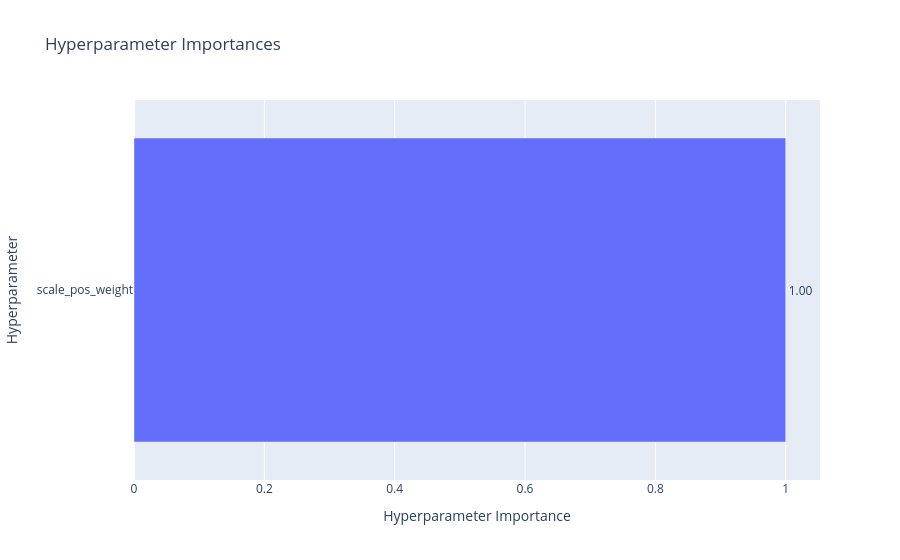
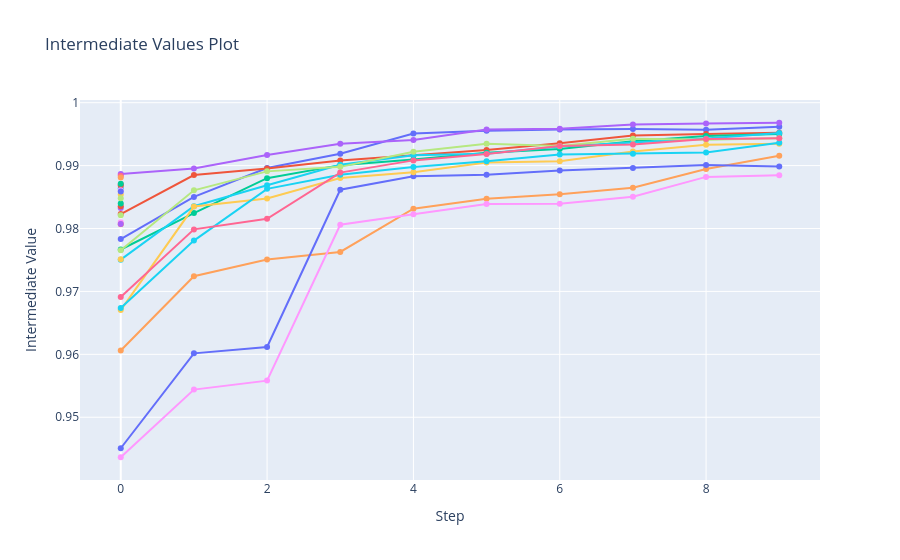
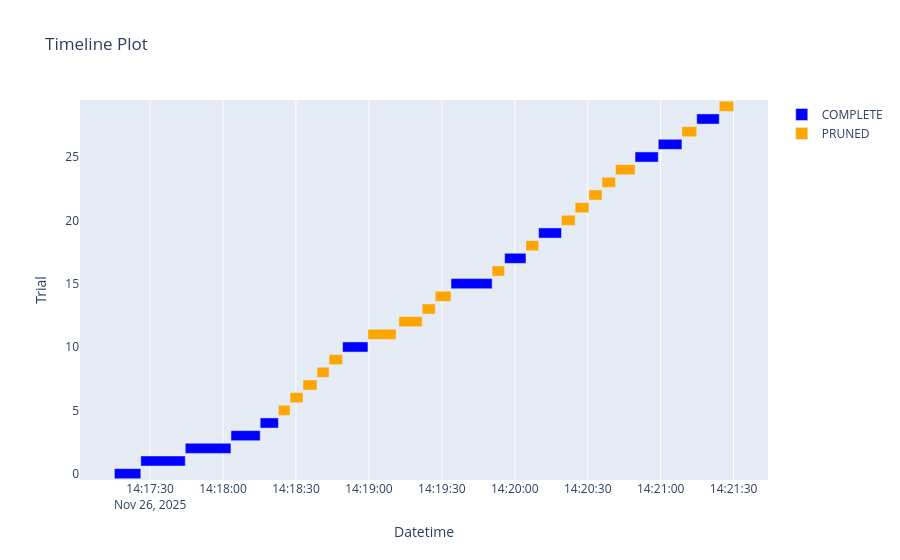

Source (notebook cell) for these figures, in order:
### Code cell
import optuna
import optuna_integration
from plotly.io import show
# https://optuna.readthedocs.io/en/stable/reference/visualization/index.html

fig = optuna.visualization.plot_param_importances(study)
show(fig)
fig = optuna.visualization.plot_intermediate_values(study)
show(fig)
fig = optuna.visualization.plot_timeline(study)
show(fig)

### Figure 1 — Plotly figure (JSON) as saved in the notebook; plotly's stock layout.template omitted (floating-point values rounded to 4 significant figures)
{"data": [{"cliponaxis": false, "hovertemplate": ["scale_pos_weight (FloatDistribution): 1.0<extra></extra>"], "name": "Objective Value", "orientation": "h", "text": ["1.00"], "textposition": "outside", "type": "bar", "x": [1], "y": ["scale_pos_weight"]}], "layout": {"title": {"text": "Hyperparameter Importances"}, "xaxis": {"title": {"text": "Hyperparameter Importance"}}, "yaxis": {"title": {"text": "Hyperparameter"}}}}

### Figure 2 — Plotly figure (JSON) as saved in the notebook; plotly's stock layout.template omitted (floating-point values rounded to 4 significant figures)
{"data": [{"marker": {"maxdisplayed": 10}, "mode": "lines+markers", "name": "Trial0", "type": "scatter", "x": [0, 1, 2, 3, 4, 5, 6, 7, 8, 9], "y": [0.9783, 0.985, 0.9896, 0.9919, 0.9951, 0.9955, 0.9957, 0.9958, 0.9957, 0.9962]}, {"marker": {"maxdisplayed": 10}, "mode": "lines+markers", "name": "Trial1", "type": "scatter", "x": [0, 1, 2, 3, 4, 5, 6, 7, 8, 9], "y": [0.9823, 0.9885, 0.9895, 0.9908, 0.9916, 0.9925, 0.9935, 0.9948, 0.995, 0.9952]}, {"marker": {"maxdisplayed": 10}, "mode": "lines+markers", "name": "Trial2", "type": "scatter", "x": [0, 1, 2, 3, 4, 5, 6, 7, 8, 9], "y": [0.9767, 0.9825, 0.988, 0.9901, 0.991, 0.992, 0.9926, 0.9939, 0.9947, 0.995]}, {"marker": {"maxdisplayed": 10}, "mode": "lines+markers", "name": "Trial3", "type": "scatter", "x": [0, 1, 2, 3, 4, 5, 6, 7, 8, 9], "y": [0.9887, 0.9895, 0.9917, 0.9935, 0.9941, 0.9957, 0.9958, 0.9965, 0.9967, 0.9968]}, {"marker": {"maxdisplayed": 10}, "mode": "lines+markers", "name": "Trial4", "type": "scatter", "x": [0, 1, 2, 3, 4, 5, 6, 7, 8, 9], "y": [0.9606, 0.9724, 0.9751, 0.9763, 0.9832, 0.9847, 0.9855, 0.9865, 0.9895, 0.9916]}, {"marker": {"maxdisplayed": 10}, "mode": "lines+markers", "name": "Trial5", "type": "scatter", "x": [0], "y": [0.9864]}, {"marker": {"maxdisplayed": 10}, "mode": "lines+markers", "name": "Trial6", "type": "scatter", "x": [0], "y": [0.987]}, {"marker": {"maxdisplayed": 10}, "mode": "lines+markers", "name": "Trial7", "type": "scatter", "x": [0], "y": [0.9821]}, {"marker": {"maxdisplayed": 10}, "mode": "lines+markers", "name": "Trial8", "type": "scatter", "x": [0], "y": [0.981]}, {"marker": {"maxdisplayed": 10}, "mode": "lines+markers", "name": "Trial9", "type": "scatter", "x": [0], "y": [0.9854]}, {"marker": {"maxdisplayed": 10}, "mode": "lines+markers", "name": "Trial10", "type": "scatter", "x": [0, 1, 2, 3, 4, 5, 6, 7, 8, 9], "y": [0.9451, 0.9602, 0.9612, 0.9862, 0.9883, 0.9886, 0.9892, 0.9896, 0.9901, 0.9899]}, {"marker": {"maxdisplayed": 10}, "mode": "lines+markers", "name": "Trial11", "type": "scatter", "x": [0], "y": [0.9868]}, {"marker": {"maxdisplayed": 10}, "mode": "lines+markers", "name": "Trial12", "type": "scatter", "x": [0], "y": [0.9871]}, {"marker": {"maxdisplayed": 10}, "mode": "lines+markers", "name": "Trial13", "type": "scatter", "x": [0], "y": [0.9833]}, {"marker": {"maxdisplayed": 10}, "mode": "lines+markers", "name": "Trial14", "type": "scatter", "x": [0], "y": [0.9807]}, {"marker": {"maxdisplayed": 10}, "mode": "lines+markers", "name": "Trial15", "type": "scatter", "x": [0, 1, 2, 3, 4, 5, 6, 7, 8, 9], "y": [0.975, 0.9835, 0.9869, 0.9901, 0.9917, 0.9919, 0.993, 0.9937, 0.9943, 0.9952]}, {"marker": {"maxdisplayed": 10}, "mode": "lines+markers", "name": "Trial16", "type": "scatter", "x": [0], "y": [0.9884]}, {"marker": {"maxdisplayed": 10}, "mode": "lines+markers", "name": "Trial17", "type": "scatter", "x": [0, 1, 2, 3, 4, 5, 6, 7, 8, 9], "y": [0.9765, 0.9861, 0.9891, 0.9898, 0.9922, 0.9935, 0.9931, 0.9943, 0.9941, 0.9943]}, {"marker": {"maxdisplayed": 10}, "mode": "lines+markers", "name": "Trial18", "type": "scatter", "x": [0], "y": [0.9861]}, {"marker": {"maxdisplayed": 10}, "mode": "lines+markers", "name": "Trial19", "type": "scatter", "x": [0, 1, 2, 3, 4, 5, 6, 7, 8, 9], "y": [0.967, 0.9835, 0.9848, 0.988, 0.989, 0.9905, 0.9907, 0.9923, 0.9933, 0.9935]}, {"marker": {"maxdisplayed": 10}, "mode": "lines+markers", "name": "Trial20", "type": "scatter", "x": [0], "y": [0.9859]}, {"marker": {"maxdisplayed": 10}, "mode": "lines+markers", "name": "Trial21", "type": "scatter", "x": [0], "y": [0.9835]}, {"marker": {"maxdisplayed": 10}, "mode": "lines+markers", "name": "Trial22", "type": "scatter", "x": [0], "y": [0.984]}, {"marker": {"maxdisplayed": 10}, "mode": "lines+markers", "name": "Trial23", "type": "scatter", "x": [0], "y": [0.9807]}, {"marker": {"maxdisplayed": 10}, "mode": "lines+markers", "name": "Trial24", "type": "scatter", "x": [0], "y": [0.9881]}, {"marker": {"maxdisplayed": 10}, "mode": "lines+markers", "name": "Trial25", "type": "scatter", "x": [0, 1, 2, 3, 4, 5, 6, 7, 8, 9], "y": [0.9674, 0.9781, 0.9863, 0.9886, 0.9898, 0.9907, 0.9918, 0.9919, 0.9921, 0.9936]}, {"marker": {"maxdisplayed": 10}, "mode": "lines+markers", "name": "Trial26", "type": "scatter", "x": [0, 1, 2, 3, 4, 5, 6, 7, 8, 9], "y": [0.9691, 0.9799, 0.9816, 0.9889, 0.9908, 0.9918, 0.9931, 0.9934, 0.9942, 0.9944]}, {"marker": {"maxdisplayed": 10}, "mode": "lines+markers", "name": "Trial27", "type": "scatter", "x": [0], "y": [0.9848]}, {"marker": {"maxdisplayed": 10}, "mode": "lines+markers", "name": "Trial28", "type": "scatter", "x": [0, 1, 2, 3, 4, 5, 6, 7, 8, 9], "y": [0.9436, 0.9544, 0.9558, 0.9806, 0.9823, 0.9839, 0.9839, 0.985, 0.9882, 0.9885]}, {"marker": {"maxdisplayed": 10}, "mode": "lines+markers", "name": "Trial29", "type": "scatter", "x": [0], "y": [0.9751]}], "layout": {"showlegend": false, "title": {"text": "Intermediate Values Plot"}, "xaxis": {"title": {"text": "Step"}}, "yaxis": {"title": {"text": "Intermediate Value"}}}}

### Figure 3 — Plotly figure (JSON) as saved in the notebook; plotly's stock layout.template omitted (floating-point values rounded to 4 significant figures)
{"data": [{"base": ["2025-11-26T14:17:15.315455", "2025-11-26T14:17:26.182801", "2025-11-26T14:17:44.464975", "2025-11-26T14:18:03.256890", "2025-11-26T14:18:15.277219", "2025-11-26T14:18:49.163713", "2025-11-26T14:19:33.768778", "2025-11-26T14:19:55.820669", "2025-11-26T14:20:09.795393", "2025-11-26T14:20:49.468450", "2025-11-26T14:20:59.009115", "2025-11-26T14:21:14.836054"], "hovertemplate": "%{text}<extra>COMPLETE</extra>", "marker": {"color": "blue"}, "name": "COMPLETE", "orientation": "h", "text": ["{<br>  \"number\": 0,<br>  \"values\": [<br>    0.4263581094332222<br>  ],<br>  \"params\": {<br>    \"scale_pos_weight\": 19.08692736035503<br>  }<br>}", "{<br>  \"number\": 1,<br>  \"values\": [<br>    0.5048399106478034<br>  ],<br>  \"params\": {<br>    \"scale_pos_weight\": 9.608144142718526<br>  }<br>}", "{<br>  \"number\": 2,<br>  \"values\": [<br>    0.5384002125963328<br>  ],<br>  \"params\": {<br>    \"scale_pos_weight\": 7.872600421719803<br>  }<br>}", "{<br>  \"number\": 3,<br>  \"values\": [<br>    0.2924865831842576<br>  ],<br>  \"params\": {<br>    \"scale_pos_weight\": 60.7867945250717<br>  }<br>}", "{<br>  \"number\": 4,<br>  \"values\": [<br>    0.5440057950018109<br>  ],<br>  \"params\": {<br>    \"scale_pos_weight\": 2.9167096499038943<br>  }<br>}", "{<br>  \"number\": 10,<br>  \"values\": [<br>    0.5222707423580786<br>  ],<br>  \"params\": {<br>    \"scale_pos_weight\": 1.2391192683824934<br>  }<br>}", "{<br>  \"number\": 15,<br>  \"values\": [<br>    0.5617173524150268<br>  ],<br>  \"params\": {<br>    \"scale_pos_weight\": 4.9799884960518535<br>  }<br>}", "{<br>  \"number\": 17,<br>  \"values\": [<br>    0.4455425973512552<br>  ],<br>  \"params\": {<br>    \"scale_pos_weight\": 18.742776401585<br>  }<br>}", "{<br>  \"number\": 19,<br>  \"values\": [<br>    0.5516206482593037<br>  ],<br>  \"params\": {<br>    \"scale_pos_weight\": 5.355027036920709<br>  }<br>}", "{<br>  \"number\": 25,<br>  \"values\": [<br>    0.5368782161234992<br>  ],<br>  \"params\": {<br>    \"scale_pos_weight\": 6.555485294155892<br>  }<br>}", "{<br>  \"number\": 26,<br>  \"values\": [<br>    0.5816084153376315<br>  ],<br>  \"params\": {<br>    \"scale_pos_weight\": 3.1464879511080497<br>  }<br>}", "{<br>  \"number\": 28,<br>  \"values\": [<br>    0.4854716137684399<br>  ],<br>  \"params\": {<br>    \"scale_pos_weight\": 1.022551224714681<br>  }<br>}"], "textposition": "none", "type": "bar", "x": [10870.0, 18280.0, 18790.0, 12020.0, 7484.0, 10440.0, 16920.0, 8781.0, 9419.0, 9539.0, 9744.0, 9270.0], "y": [0, 1, 2, 3, 4, 10, 15, 17, 19, 25, 26, 28]}, {"base": ["2025-11-26T14:18:22.762457", "2025-11-26T14:18:27.567379", "2025-11-26T14:18:32.884083", "2025-11-26T14:18:38.654471", "2025-11-26T14:18:43.612150", "2025-11-26T14:18:59.601404", "2025-11-26T14:19:12.320410", "2025-11-26T14:19:21.907002", "2025-11-26T14:19:27.291196", "2025-11-26T14:19:50.685896", "2025-11-26T14:20:04.602901", "2025-11-26T14:20:19.215395", "2025-11-26T14:20:24.820301", "2025-11-26T14:20:30.469444", "2025-11-26T14:20:35.888083", "2025-11-26T14:20:41.415975", "2025-11-26T14:21:08.754056", "2025-11-26T14:21:24.106554"], "hovertemplate": "%{text}<extra>PRUNED</extra>", "marker": {"color": "orange"}, "name": "PRUNED", "orientation": "h", "text": ["{<br>  \"number\": 5,<br>  \"values\": [<br>    0.9863969232198788<br>  ],<br>  \"params\": {<br>    \"scale_pos_weight\": 33.44475647218456<br>  }<br>}", "{<br>  \"number\": 6,<br>  \"values\": [<br>    0.9870125514911096<br>  ],<br>  \"params\": {<br>    \"scale_pos_weight\": 89.30278930137025<br>  }<br>}", "{<br>  \"number\": 7,<br>  \"values\": [<br>    0.9821067973605444<br>  ],<br>  \"params\": {<br>    \"scale_pos_weight\": 24.364389544646045<br>  }<br>}", "{<br>  \"number\": 8,<br>  \"values\": [<br>    0.9810113405059611<br>  ],<br>  \"params\": {<br>    \"scale_pos_weight\": 10.799421908527517<br>  }<br>}", "{<br>  \"number\": 9,<br>  \"values\": [<br>    0.9854135675312348<br>  ],<br>  \"params\": {<br>    \"scale_pos_weight\": 77.72948926882418<br>  }<br>}", "{<br>  \"number\": 11,<br>  \"values\": [<br>    0.9868494811322929<br>  ],<br>  \"params\": {<br>    \"scale_pos_weight\": 32.386671376819855<br>  }<br>}", "{<br>  \"number\": 12,<br>  \"values\": [<br>    0.9871247017938695<br>  ],<br>  \"params\": {<br>    \"scale_pos_weight\": 19.505661017096497<br>  }<br>}", "{<br>  \"number\": 13,<br>  \"values\": [<br>    0.9832667081603021<br>  ],<br>  \"params\": {<br>    \"scale_pos_weight\": 52.94623592762246<br>  }<br>}", "{<br>  \"number\": 14,<br>  \"values\": [<br>    0.9806948992294445<br>  ],<br>  \"params\": {<br>    \"scale_pos_weight\": 13.388093852520491<br>  }<br>}", "{<br>  \"number\": 16,<br>  \"values\": [<br>    0.9883994819290446<br>  ],<br>  \"params\": {<br>    \"scale_pos_weight\": 46.993877847620595<br>  }<br>}", "{<br>  \"number\": 18,<br>  \"values\": [<br>    0.9860711908692376<br>  ],<br>  \"params\": {<br>    \"scale_pos_weight\": 53.27035172486393<br>  }<br>}", "{<br>  \"number\": 20,<br>  \"values\": [<br>    0.9858989577026207<br>  ],<br>  \"params\": {<br>    \"scale_pos_weight\": 37.36492301153908<br>  }<br>}", "{<br>  \"number\": 21,<br>  \"values\": [<br>    0.9835405369007149<br>  ],<br>  \"params\": {<br>    \"scale_pos_weight\": 16.9055323203041<br>  }<br>}", "{<br>  \"number\": 22,<br>  \"values\": [<br>    0.9839794552620191<br>  ],<br>  \"params\": {<br>    \"scale_pos_weight\": 23.436553495065976<br>  }<br>}", "{<br>  \"number\": 23,<br>  \"values\": [<br>    0.9807279048415076<br>  ],<br>  \"params\": {<br>    \"scale_pos_weight\": 14.519430815226437<br>  }<br>}", "{<br>  \"number\": 24,<br>  \"values\": [<br>    0.9881148613597065<br>  ],<br>  \"params\": {<br>    \"scale_pos_weight\": 68.4568415484001<br>  }<br>}", "{<br>  \"number\": 27,<br>  \"values\": [<br>    0.9848248768656499<br>  ],<br>  \"params\": {<br>    \"scale_pos_weight\": 30.60022629439414<br>  }<br>}", "{<br>  \"number\": 29,<br>  \"values\": [<br>    0.9751060124634129<br>  ],<br>  \"params\": {<br>    \"scale_pos_weight\": 10.042028298877756<br>  }<br>}"], "textposition": "none", "type": "bar", "x": [4804.0, 5316.0, 5769.0, 4957.0, 5551.0, 11570.0, 9585.0, 5383.0, 6464.0, 5134.0, 5191.0, 5604.0, 5648.0, 5418.0, 5527.0, 8051.0, 6081.0, 5895.0], "y": [5, 6, 7, 8, 9, 11, 12, 13, 14, 16, 18, 20, 21, 22, 23, 24, 27, 29]}], "layout": {"showlegend": true, "title": {"text": "Timeline Plot"}, "xaxis": {"title": {"text": "Datetime"}, "type": "date"}, "yaxis": {"title": {"text": "Trial"}}}}
